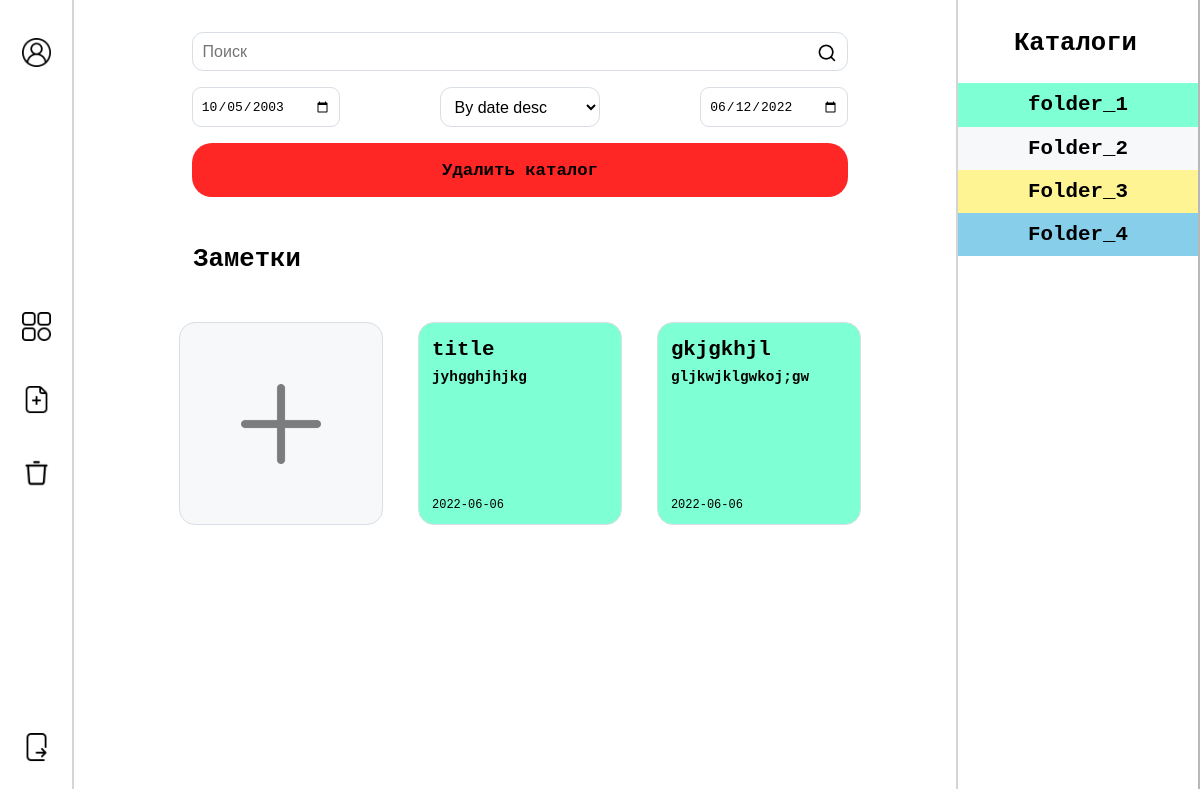
Screenshot of /folder.php?folder=15 (signed in) with the database file from the repository.
### tables this page shows
CREATE TABLE IF NOT EXISTS `notes` (
  `id` int(11) NOT NULL AUTO_INCREMENT,
  `title` varchar(30) DEFAULT NULL,
  `article` varchar(255) DEFAULT NULL,
  `created` date NOT NULL,
  `deleted` tinyint(1) NOT NULL DEFAULT '0',
  `folder_id` int(11) NOT NULL,
  `color` varchar(20) NOT NULL,
  PRIMARY KEY (`id`)
);

CREATE TABLE IF NOT EXISTS `folders` (
  `id` int(11) NOT NULL AUTO_INCREMENT,
  `color` varchar(30) NOT NULL,
  `title` varchar(30) NOT NULL,
  `user_id` int(11) NOT NULL,
  PRIMARY KEY (`id`)
);

### folder.php (the view, shortened to what this page needs)
<?php
require_once("Connections/project_con.php");
$user = $_SESSION['user_id'][0];
$folder_id = $_GET['folder'];
$select_note = mysqli_query($link, "SELECT * FROM notes WHERE folder_id = '$folder_id' ORDER BY created DESC ");
$select_folder = mysqli_query($link, "SELECT * FROM folders WHERE user_id = '$user'");
$final_search_words = array();
$where_list = "SELECT * FROM notes WHERE folder_id = $folder_id AND";
$where_list = substr($where_list, 0, -3);
if (!empty($where_list)) {
    $res_query = mysqli_query($link, $where_list);
}
?>
<!DOCTYPE html>
<html lang="ru">
<head>
    <link rel="stylesheet" type="text/css" href="Styles/style.css">
    <link rel="stylesheet" type="text/css" href="Styles/font.css">
</head>
<body>
<div class="menu nav">
    <button type="button" title="Аккаунт" onclick="location.href='account.php';">
        <img alt="#" src="Photos/user.png">
    </button>
    <div>
        <button type="button" title="Главная" onclick="location.href='main.php';">
            <img alt="#" src="Photos/menu.png">
        </button>
        <button type="button" title="Новый каталог" onclick="location.href='createFolder.php';">
            <img alt="#" src="Photos/new-note.png">
        </button>
        <button type="button" title="Корзина">
            <img alt="#" src="Photos/trash.png" onclick="location.href='deletedNotes.php';">
        </button>
    </div>
    <button type="button" title="Выйти" onclick="location.href='logout.php';">
        <img alt="#" src="Photos/logout.png">
    </button>
</div>
<div class="content_wrapper" style="width: calc(100% - 30em);">
    <div class="content">
        <div class="search">
            <form name="search" method="get" action="">
                <label for="search">
                    <input type="text" name="user_search" id="search" placeholder="Поиск">
                </label>
                <button type="submit">
                    <img alt="#" src="Photos/search.png">
                </button>
            </form>
        </div>
       	<form class="search sort">
            <input id="dat1" class="cont_row n_date" type="date" value="2003-10-05">
            <select class="item_sorting" id="n_sort">
                <option class="notes_sorting" selected>By date desc</option>
            </select>
            <input id="dat2" class="cont_row n_date" type="date" value=<?php echo date("Y-m-d") ?>>
        </form>
        <form method="post" action="deleteFolder.php" style="width: 100%; margin: 1em 2em">
            <button type="submit" title="Удалить заметку" name="deleteFolder" style="border-radius: 20px; width: 100%; background-color: rgba(255,0,0,0.85);">
                <h2>Удалить каталог</h2>
            </button>
        </form>
    </div>
    <div class="content">
        <h1>Заметки</h1>
    </div>
    <div class="content notes">
        <div class="block note" title="Создать заметку" onclick="location.href='createNote.php?folder=<?php echo $folder_id ?>'">
            <img src="Photos/plus.png" style="width: 5em; margin: 3em; opacity: 0.5;">
        </div>
        <?php if ($final_search_words[0] != "") { ?>
            <?php while ($res_array = mysqli_fetch_array($res_query)) {
				if (!($res_array['deleted'])) {?>
                <div class="block note" title="Редактировать заметку"
                     style="background: <?php echo $res_array['color']; ?>"
                     onclick="location.href='readNote.php?note=<?php echo $res_array["id"]; ?>;'">
                    <div>
                        <div class="note_head">
                            <h2><?php echo $res_array['title']; ?></h2>
                        </div>
                        <div class="note_text">
                            <h3><?php echo $res_array['article']; ?></h3>
                        </div>
                    </div>
                    <div class="note_date">
                        <p><?php echo $res_array['created']; ?></p>
                    </div>
                </div>
            <?php }
        }} else {
            while ($note = mysqli_fetch_array($select_note)) {
                if (!($note['deleted'])) { ?>
                    <div class="block note" title="Редактировать заметку"
                         style="background: <?php echo $note['color']; ?>"
                         onclick="location.href='readNote.php?note=<?php echo $note["id"]; ?>;'">
                        <div>
                            <div class="note_head">
                                <h2><?php echo $note['title']; ?></h2>
                            </div>
                            <div class="note_text">
                                <h3><?php echo $note['article']; ?></h3>
                            </div>
                        </div>
                        <div class="note_date">
                            <p><?php echo $note['created']; ?></p>
                        </div>
                    </div>
                <?php }
            }
        } ?>
    </div>
</div>
<div class="menu folders_m">
    <h1 style="margin: 0.5em auto 1em; width: 5em;">Каталоги</h1>
    <?php while ($folder = mysqli_fetch_array($select_folder)) { ?>
        <div class="folders" style="background: <?php echo $folder['color']; ?>"
             onclick="location.href='folder.php?folder=<?php echo $folder["id"]; ?>'">
            <h2><?php echo $folder['title']; ?></h2>
        </div>
    <?php } ?>
</div>
</body>
</html>

### Styles/style.css (style rules this page uses)
body { margin: 0; padding: 0; background-color: #ffffff; }
button { width: 4em; height: 4em; border: none; outline: none; background: none; }
input, textarea, select { width: -webkit-fill-available; resize: none; font-size: 1em; padding: 0.6em; background-color: #ffffff; border: 0.1em solid #d8dee4; border-radius: 0.7em; }
h1, h2, h3, h4, h4, h6, p, a { margin: 0.1em 0; text-decoration: none; }
h1 { width: 60em; margin: 0 1.3em; font-size: 1.6em; font-family: 'SF Pro Bold', monospace; }
h2 { font-size: 1.3em; font-family: 'SF Pro Bold', monospace; }
h3 { font-size: 0.9em; font-family: 'SF Pro Light', monospace; }
p { font-size: 0.75em; font-family: 'SF Pro Light', monospace; }
.menu { float: left; position: fixed; width: 4.5em; height: calc(100vh - 2em); padding: 1em 0; display: flex; flex-direction: column; justify-content: space-between; border-right: 0.15em solid rgba(115, 115, 115, 0.5); }
.menu img { margin-top: 0.2em; width: 2.2em; }
.menu button { margin: 0.75em; }
.nav { float: left; left: 0; border-right: 0.15em solid rgba(115, 115, 115, 0.3); }
.folders_m { display: block; float: right; right: 0; border-left: 0.15em solid rgba(115, 115, 115, 0.3); width: 15em }
.folders { display: flex; justify-content: space-around; padding: 0.5em 0.75em; }
.content_wrapper { position: absolute; width: calc(100% - 15em); margin: 0 10em; }
.content { display: flex; flex-wrap: wrap; justify-content: space-evenly; max-width: 60em; min-width: 9em; margin: 2em auto; }
.search { width: 100%; min-width: 9em; margin: 0 2em; }
.search form { position: relative; }
.search button { padding: 0.2em; height: 2em; width: 2em; position: absolute; top: 0.6em; right: 0.6em; cursor: pointer; }
.search img { width: 1.5em; }
.sort { display: flex; justify-content: space-between; padding: 1em 0 0; }
.sort input, .sort select { width: 10em; }
.block { position: relative; width: 100%; margin: 1em; padding: 0.8em; border: 0.1em solid #d8dee4; border-radius: 1em; background-color: #f6f8fa; }
.block img { width: 1.75em; }
.note { height: 11em; width: 11em; min-width: 9em; }
.note_text { height: 6em; margin: 0.5em 0; }
.note_text h3 { overflow-y: hidden; overflow-x: hidden; height: 6em; }
.note_date { position: absolute; bottom: 0.2em; margin: 0.5em 0; }
#password, #search { padding: 0.6em 2.7em 0.6em 0.6em; }

### rows the page displays
notes: title "title", article "jyhgghjhjkg", created "2022-06-06"
notes: title "gkjgkhjl", article "gljkwjklgwkoj;gw", created "2022-06-06"
folders: title "folder_1"
folders: title "Folder_2"
folders: title "Folder_3"
folders: title "Folder_4"
